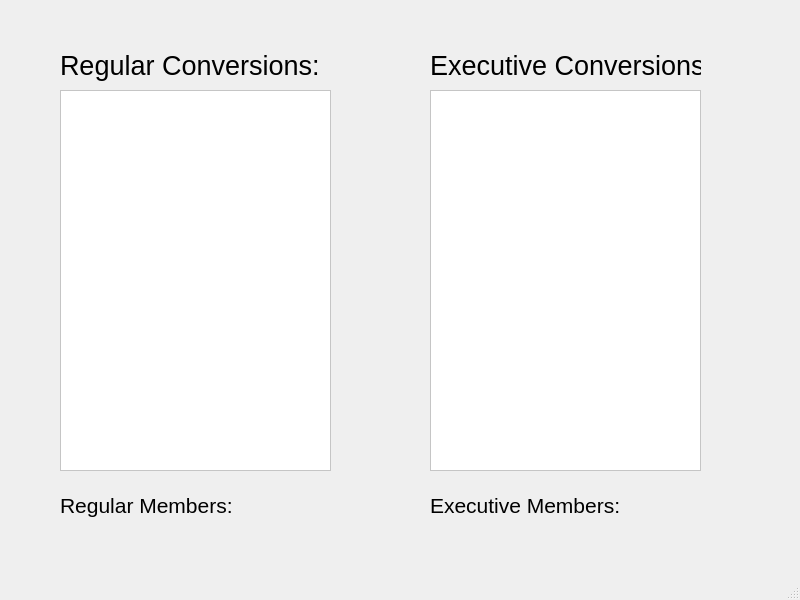
<?xml version="1.0" encoding="UTF-8"?>
<ui version="4.0">
 <class>Conversions</class>
 <widget class="QMainWindow" name="Conversions">
  <property name="geometry">
   <rect>
    <x>0</x>
    <y>0</y>
    <width>800</width>
    <height>600</height>
   </rect>
  </property>
  <property name="windowTitle">
   <string>MainWindow</string>
  </property>
  <widget class="QWidget" name="centralwidget">
   <widget class="QTableView" name="regConversions">
    <property name="geometry">
     <rect>
      <x>60</x>
      <y>90</y>
      <width>271</width>
      <height>381</height>
     </rect>
    </property>
    <property name="sizePolicy">
     <sizepolicy hsizetype="Preferred" vsizetype="Preferred">
      <horstretch>0</horstretch>
      <verstretch>0</verstretch>
     </sizepolicy>
    </property>
    <property name="font">
     <font>
      <pointsize>11</pointsize>
     </font>
    </property>
    <property name="focusPolicy">
     <enum>Qt::NoFocus</enum>
    </property>
    <property name="styleSheet">
     <string notr="true">background-color: rgb(255, 255, 255);
color: rgb(0, 0, 0);
alternate-background-color: rgb(225, 225, 225);
selection-background-color: rgb(159, 11, 25);
selection-color: rgb(0, 0, 0);</string>
    </property>
    <property name="horizontalScrollBarPolicy">
     <enum>Qt::ScrollBarAlwaysOff</enum>
    </property>
    <property name="sizeAdjustPolicy">
     <enum>QAbstractScrollArea::AdjustToContents</enum>
    </property>
    <property name="autoScroll">
     <bool>false</bool>
    </property>
    <property name="autoScrollMargin">
     <number>5</number>
    </property>
    <property name="dragDropOverwriteMode">
     <bool>false</bool>
    </property>
    <property name="alternatingRowColors">
     <bool>true</bool>
    </property>
    <property name="selectionMode">
     <enum>QAbstractItemView::SingleSelection</enum>
    </property>
    <property name="selectionBehavior">
     <enum>QAbstractItemView::SelectRows</enum>
    </property>
    <property name="showGrid">
     <bool>false</bool>
    </property>
    <property name="gridStyle">
     <enum>Qt::SolidLine</enum>
    </property>
    <property name="sortingEnabled">
     <bool>false</bool>
    </property>
    <attribute name="horizontalHeaderVisible">
     <bool>false</bool>
    </attribute>
    <attribute name="horizontalHeaderMinimumSectionSize">
     <number>50</number>
    </attribute>
    <attribute name="horizontalHeaderDefaultSectionSize">
     <number>200</number>
    </attribute>
    <attribute name="verticalHeaderVisible">
     <bool>false</bool>
    </attribute>
    <attribute name="verticalHeaderHighlightSections">
     <bool>true</bool>
    </attribute>
   </widget>
   <widget class="QTableView" name="execConversions">
    <property name="geometry">
     <rect>
      <x>430</x>
      <y>90</y>
      <width>271</width>
      <height>381</height>
     </rect>
    </property>
    <property name="sizePolicy">
     <sizepolicy hsizetype="Preferred" vsizetype="Preferred">
      <horstretch>0</horstretch>
      <verstretch>0</verstretch>
     </sizepolicy>
    </property>
    <property name="font">
     <font>
      <pointsize>11</pointsize>
     </font>
    </property>
    <property name="focusPolicy">
     <enum>Qt::NoFocus</enum>
    </property>
    <property name="styleSheet">
     <string notr="true">background-color: rgb(255, 255, 255);
color: rgb(0, 0, 0);
alternate-background-color: rgb(225, 225, 225);
selection-background-color: rgb(159, 11, 25);
selection-color: rgb(0, 0, 0);</string>
    </property>
    <property name="horizontalScrollBarPolicy">
     <enum>Qt::ScrollBarAlwaysOff</enum>
    </property>
    <property name="sizeAdjustPolicy">
     <enum>QAbstractScrollArea::AdjustToContents</enum>
    </property>
    <property name="autoScroll">
     <bool>false</bool>
    </property>
    <property name="autoScrollMargin">
     <number>5</number>
    </property>
    <property name="dragDropOverwriteMode">
     <bool>false</bool>
    </property>
    <property name="alternatingRowColors">
     <bool>true</bool>
    </property>
    <property name="selectionMode">
     <enum>QAbstractItemView::SingleSelection</enum>
    </property>
    <property name="selectionBehavior">
     <enum>QAbstractItemView::SelectRows</enum>
    </property>
    <property name="showGrid">
     <bool>false</bool>
    </property>
    <property name="gridStyle">
     <enum>Qt::SolidLine</enum>
    </property>
    <property name="sortingEnabled">
     <bool>false</bool>
    </property>
    <attribute name="horizontalHeaderVisible">
     <bool>false</bool>
    </attribute>
    <attribute name="horizontalHeaderMinimumSectionSize">
     <number>50</number>
    </attribute>
    <attribute name="horizontalHeaderDefaultSectionSize">
     <number>200</number>
    </attribute>
    <attribute name="verticalHeaderVisible">
     <bool>false</bool>
    </attribute>
    <attribute name="verticalHeaderHighlightSections">
     <bool>true</bool>
    </attribute>
   </widget>
   <widget class="QLabel" name="label_3">
    <property name="geometry">
     <rect>
      <x>430</x>
      <y>480</y>
      <width>191</width>
      <height>51</height>
     </rect>
    </property>
    <property name="font">
     <font>
      <pointsize>16</pointsize>
     </font>
    </property>
    <property name="text">
     <string>Executive Members: </string>
    </property>
   </widget>
   <widget class="QLabel" name="label_4">
    <property name="geometry">
     <rect>
      <x>60</x>
      <y>480</y>
      <width>191</width>
      <height>51</height>
     </rect>
    </property>
    <property name="font">
     <font>
      <pointsize>16</pointsize>
     </font>
    </property>
    <property name="text">
     <string>Regular Members:</string>
    </property>
   </widget>
   <widget class="QLabel" name="reportLabel_2">
    <property name="geometry">
     <rect>
      <x>60</x>
      <y>40</y>
      <width>271</width>
      <height>51</height>
     </rect>
    </property>
    <property name="font">
     <font>
      <pointsize>20</pointsize>
     </font>
    </property>
    <property name="text">
     <string>Regular Conversions:</string>
    </property>
   </widget>
   <widget class="QLabel" name="reportLabel_3">
    <property name="geometry">
     <rect>
      <x>430</x>
      <y>40</y>
      <width>271</width>
      <height>51</height>
     </rect>
    </property>
    <property name="font">
     <font>
      <pointsize>20</pointsize>
     </font>
    </property>
    <property name="text">
     <string>Executive Conversions:</string>
    </property>
   </widget>
   <widget class="QLabel" name="regMembers">
    <property name="geometry">
     <rect>
      <x>240</x>
      <y>480</y>
      <width>191</width>
      <height>51</height>
     </rect>
    </property>
    <property name="font">
     <font>
      <pointsize>16</pointsize>
     </font>
    </property>
    <property name="text">
     <string/>
    </property>
   </widget>
   <widget class="QLabel" name="execMembers">
    <property name="geometry">
     <rect>
      <x>620</x>
      <y>480</y>
      <width>191</width>
      <height>51</height>
     </rect>
    </property>
    <property name="font">
     <font>
      <pointsize>16</pointsize>
     </font>
    </property>
    <property name="text">
     <string/>
    </property>
   </widget>
  </widget>
  <widget class="QMenuBar" name="menubar">
   <property name="geometry">
    <rect>
     <x>0</x>
     <y>0</y>
     <width>800</width>
     <height>21</height>
    </rect>
   </property>
  </widget>
  <widget class="QStatusBar" name="statusbar"/>
 </widget>
 <resources/>
 <connections/>
</ui>
